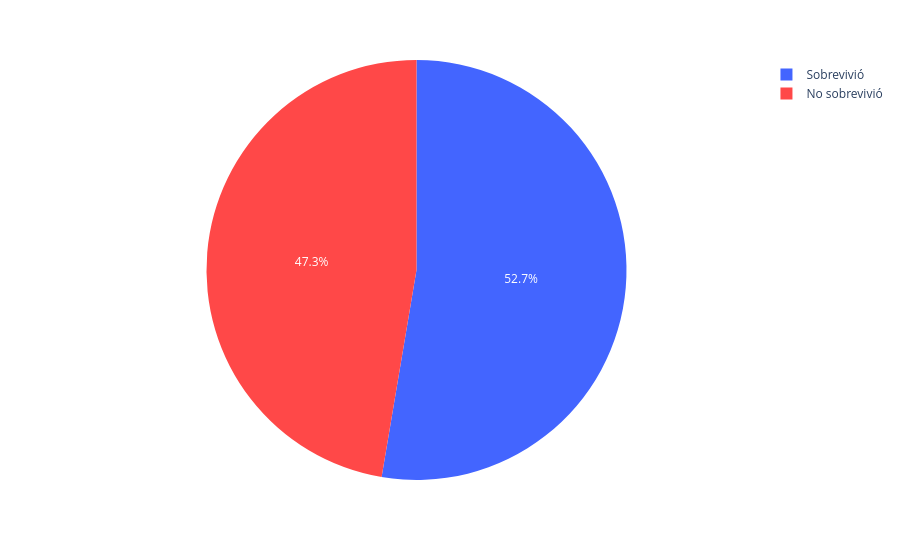

Notebook cell for this chart:
### Markdown cell above
4.4 Gráfico para pasajeros con "Fare" mas alto

### Code cell
fig_sobrevivientes_fare_alto = create_fig_pie__sobrevivientes(cuenta_sobrevivientes_fare_alto)

fig_sobrevivientes_fare_alto.show()

### Figure 1 — Plotly figure (JSON) as saved in the notebook; plotly's stock layout.template omitted (floating-point values rounded to 4 significant figures)
{"data": [{"customdata": [["Sobrevivió"], ["No sobrevivió"]], "domain": {"x": [0, 1], "y": [0, 1]}, "hovertemplate": "Sobreviviente=%{customdata[0]}<br>count=%{value}<extra></extra>", "labels": ["Sobrevivió", "No sobrevivió"], "legendgroup": "", "marker": {"colors": ["#4365ff", "#ff4848"]}, "name": "", "showlegend": true, "type": "pie", "values": [228, 205]}], "layout": {"legend": {"tracegroupgap": 0}, "margin": {"t": 60}}}
